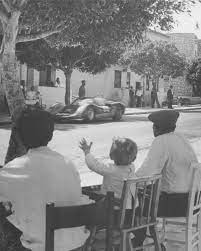
//> input picture Fundamentos_y_Sistemas_Intrligentes_en_Vision/i72cascm_P2/image.jpeg, 201 x 251 px
$ ./P2repaso2 image.jpeg   (built with g++ and OpenCV 4)
//> lines starting //> are read from the running program, lines starting //| are printed output that depends on the picture
//> further down, input is the input picture: 251 rows x 201 cols, CV_8UC1; min 37, max 255, mean 128.8
//<>
#include <opencv2/core/core.hpp>
#include <opencv2/highgui/highgui.hpp>
#include <iostream>

std::vector<double> histograma(256,0);
std::vector<double> histogramaAcumulado(256,0);
std::vector<double> resultado(256,0);

void makeHistograms(const cv::Mat &input){


    //histogram
    int val=0;
    for(int y=0;y<input.rows;y++){
        for(int x=0;x<input.cols;x++){
            val = input.at<uchar>(y,x);
            histograma[val] = histograma[val]+1;
        }
    }
//> this loop made 251 passes
//> val on passes 1 to 3: 191, 120, 162
//> after the loop, val = 162; histograma = 256 values, max 718 at index 66, min 0 at index 0, mean 197.1

    //acumulated hist
    histogramaAcumulado[0] = histograma[0];
//> histogramaAcumulado = 256 values from 0 to 0
    for(int i=1;i<histograma.size();i++){
        histogramaAcumulado[i] = histograma[i]+histogramaAcumulado[i-1];
    }
//> after the loop, histogramaAcumulado = 256 values from 0 to 50451
}

void equalization(cv::Mat &output){

    //equalization
    for(int i = 0;i<resultado.size();i++){
        resultado[i] = (histogramaAcumulado[i]/(output.rows*output.cols))*255;
    }
//> after the loop, resultado = 256 values from 0 to 255

    //rellenar output

    for(int y=0;y<output.rows;y++){
        for(int x=0;x<output.cols;x++){
            output.at<uchar>(y,x) = resultado[output.at<uchar>(y,x)];
        }
    }
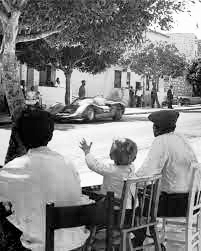
//> output: 251 rows x 201 cols, CV_8UC1; min 0, max 255, mean 127.9

}


int main(int argc, char **argv){

    if(argc!=2){
        std::cerr<<"nº args invalido"<<std::endl;
        return 0;
    }

    try{

        cv::Mat input = cv::imread(argv[1],cv::IMREAD_GRAYSCALE);
        cv::Mat output = input.clone();

        makeHistograms(input);
        equalization(output);

        cv::imshow("first",input);
        cv::imshow("second",output);
        cv::waitKey(0);

    }catch(std::exception &ex){
        std::cout<<ex.what()<<std::endl;
        return 0;
    }

}
